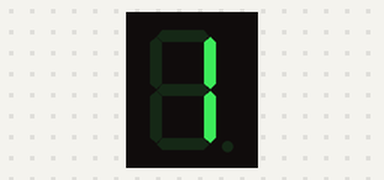
Recording of a sketch running on a simulated Arduino Uno, built with avr-gcc and run on an emulated ATmega328P. Shown: 1-digit seven-segment display. Wiring (inferred from the names in the program): 1-digit 7-segment display, segments lit when HIGH: segments pin 2, pin 3, pin 8, pin 6, pin 7, pin 4, pin 5. The segment pins are drawn as the display they are named for.

Above: at 0.1 s.
At 5.1 s:
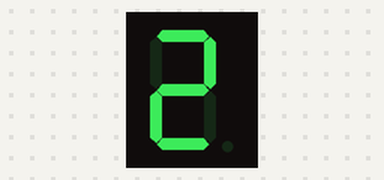
At 10.1 s:
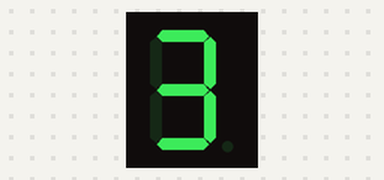

The sketch:

Seven_Segment_Display.ino
```cpp
int a=2;
int b=3;
int c=8;
int d=6;
int e=7;
int f=4;
int g=5;

void setup()
{
  pinMode(a, OUTPUT);
  pinMode(b, OUTPUT);
  pinMode(c, OUTPUT);
  pinMode(d, OUTPUT);
  pinMode(e, OUTPUT);
  pinMode(f, OUTPUT);
  pinMode(g, OUTPUT);
}

void loop()
{
  //1
  digitalWrite(a, 0);
  digitalWrite(b, 1);
  digitalWrite(c, 1);
  digitalWrite(d, 0);
  digitalWrite(e, 0);
  digitalWrite(f, 0);
  digitalWrite(g, 0);
  delay(5000);

  //2
  digitalWrite(a, 1);
  digitalWrite(b, 1);
  digitalWrite(c, 0);
  digitalWrite(d, 1);
  digitalWrite(e, 1);
  digitalWrite(f, 0);
  digitalWrite(g, 1);
  delay(5000);

  //3
  digitalWrite(a, 1);
  digitalWrite(b, 1);
  digitalWrite(c, 1);
  digitalWrite(d, 1);
  digitalWrite(e, 0);
  digitalWrite(f, 0);
  digitalWrite(g, 1);
  delay(5000);

}
```

Measured:
- by itself, everything shown: repeats every 15.0 s, in 3 steps
- what the display in image 1 shows lasts 5.0 s, from 5.0 s to 10.0 s
